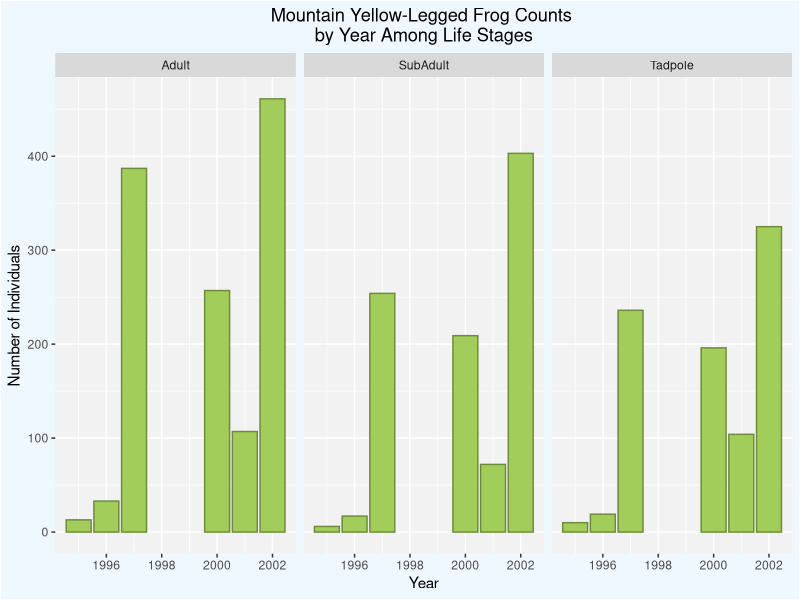

R code for this plot:
## ---- chunk 1
knitr::opts_chunk$set(echo = TRUE)

# attach packages
library(tidyverse)
library(here)
library(patchwork)
library(cowplot)
library(lubridate)
## ---- chunk 2
amphibians <- read_csv(here("data", "sierra_amphibians.csv")) # read in the csv file
## ---- chunk 3
# change survey_date column to a value with only the year
amphibians_date <- amphibians %>% # identify data set
  mutate(survey_date = year(mdy(survey_date))) # column calls only year

# Create data subset
amphibians_subset <- amphibians_date %>% # identify data set
  select(survey_date, amphibian_species, amphibian_life_stage) %>% # Only select certain columns
  filter(amphibian_species == "RAMU", amphibian_life_stage != "EggMass") # filter for species "RAMU" and remove "EggMass" life stage

# create new data set with species name spelled out
amphibians_ramu <- amphibians_subset %>% # identify data set
  mutate(amphibian_species = case_when(
    amphibian_species == "RAMU" ~ "Rana muscosa" # spell out scientific name of species
  ))

# create a summary table to find counts of Rana muscosa by year and life stage
ramu_summary <- amphibians_ramu %>% # create a summary table
  group_by(survey_date, amphibian_life_stage) %>% 
  summarize(count = n()) # count number of individuals by year and life stage
## ---- chunk 4
# create a visualizing plotting year and life stage against number of individuals
ggplot(data = ramu_summary, # identify data
       aes(x = survey_date, y = count)) + # set x and y parameters
  geom_col(fill = "darkolivegreen3", color = "darkolivegreen4") + # define a column graph and change plot colors
  facet_wrap(~amphibian_life_stage) + # separate counts graph by life stage
  labs(title = "Mountain Yellow-Legged Frog Counts \nby Year Among Life Stages", # add a title
       x = "Year", # change x-axis label
       y = "Number of Individuals") + # change y-axis label
  theme(plot.title = element_text(hjust = 0.5), # center title text
        plot.background = element_rect(fill = "aliceblue"),
        panel.background = element_rect(fill = "gray95")) # color background of plot
